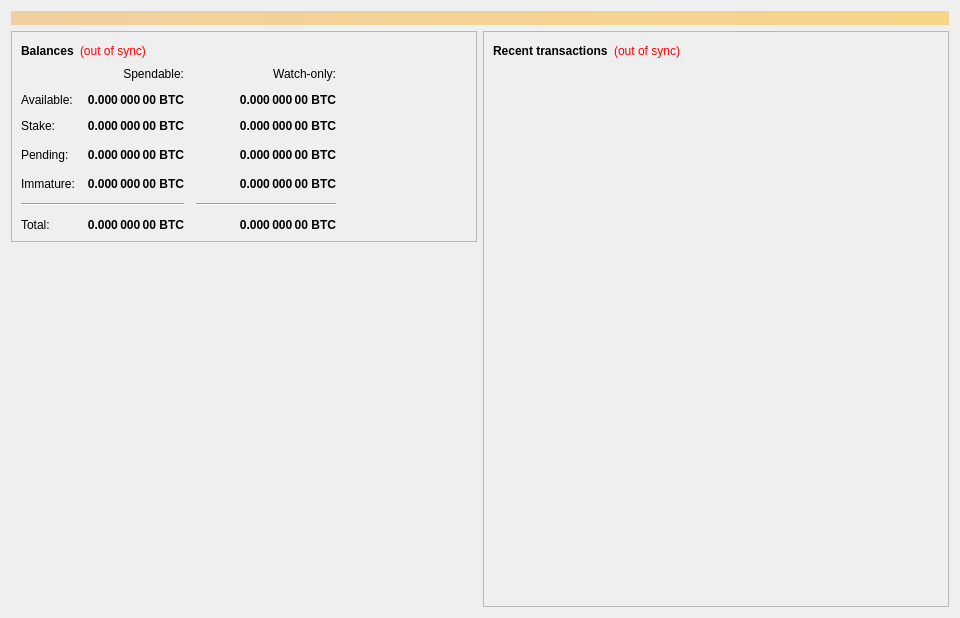
<?xml version="1.0" encoding="UTF-8"?>
<ui version="4.0">
 <class>OverviewPage</class>
 <widget class="QWidget" name="OverviewPage">
  <property name="geometry">
   <rect>
    <x>0</x>
    <y>0</y>
    <width>960</width>
    <height>618</height>
   </rect>
  </property>
  <property name="minimumSize">
   <size>
    <width>960</width>
    <height>0</height>
   </size>
  </property>
  <property name="windowTitle">
   <string>Form</string>
  </property>
  <layout class="QVBoxLayout" name="topLayout">
   <item>
    <widget class="QLabel" name="labelAlerts">
     <property name="visible">
      <bool>false</bool>
     </property>
     <property name="styleSheet">
      <string notr="true">background-color: qlineargradient(x1: 0, y1: 0, x2: 1, y2: 0, stop:0 #F0D0A0, stop:1 #F8D488); color:#000000;</string>
     </property>
     <property name="wordWrap">
      <bool>true</bool>
     </property>
     <property name="margin">
      <number>3</number>
     </property>
    </widget>
   </item>
   <item>
    <layout class="QHBoxLayout" name="horizontalLayout" stretch="1,1">
     <item>
      <layout class="QVBoxLayout" name="verticalLayout_2">
       <item>
        <widget class="QFrame" name="frame">
         <property name="frameShape">
          <enum>QFrame::StyledPanel</enum>
         </property>
         <property name="frameShadow">
          <enum>QFrame::Raised</enum>
         </property>
         <layout class="QVBoxLayout" name="verticalLayout_4">
          <item>
           <layout class="QHBoxLayout" name="horizontalLayout_4">
            <item>
             <widget class="QLabel" name="label_5">
              <property name="font">
               <font>
                <weight>75</weight>
                <bold>true</bold>
               </font>
              </property>
              <property name="text">
               <string>Balances</string>
              </property>
             </widget>
            </item>
            <item>
             <widget class="QLabel" name="labelWalletStatus">
              <property name="cursor">
               <cursorShape>WhatsThisCursor</cursorShape>
              </property>
              <property name="toolTip">
               <string>The displayed information may be out of date. Your wallet automatically synchronizes with the PushCurrency network after a connection is established, but this process has not completed yet.</string>
              </property>
              <property name="styleSheet">
               <string notr="true">QLabel { color: red; }</string>
              </property>
              <property name="text">
               <string notr="true">(out of sync)</string>
              </property>
              <property name="alignment">
               <set>Qt::AlignLeading|Qt::AlignLeft|Qt::AlignVCenter</set>
              </property>
             </widget>
            </item>
            <item>
             <spacer name="horizontalSpacer_3">
              <property name="orientation">
               <enum>Qt::Horizontal</enum>
              </property>
              <property name="sizeHint" stdset="0">
               <size>
                <width>40</width>
                <height>20</height>
               </size>
              </property>
             </spacer>
            </item>
           </layout>
          </item>
          <item>
           <layout class="QGridLayout" name="gridLayout">
            <property name="spacing">
             <number>12</number>
            </property>
            <item row="6" column="1">
             <widget class="QLabel" name="labelTotal">
              <property name="font">
               <font>
                <weight>75</weight>
                <bold>true</bold>
               </font>
              </property>
              <property name="cursor">
               <cursorShape>IBeamCursor</cursorShape>
              </property>
              <property name="toolTip">
               <string>Your current total balance</string>
              </property>
              <property name="text">
               <string notr="true">0.000 000 00 BTC</string>
              </property>
              <property name="alignment">
               <set>Qt::AlignRight|Qt::AlignTrailing|Qt::AlignVCenter</set>
              </property>
              <property name="textInteractionFlags">
               <set>Qt::LinksAccessibleByMouse|Qt::TextSelectableByKeyboard|Qt::TextSelectableByMouse</set>
              </property>
             </widget>
            </item>
            <item row="3" column="0">
             <widget class="QLabel" name="labelPendingText">
              <property name="text">
               <string>Pending:</string>
              </property>
             </widget>
            </item>
            <item row="0" column="2">
             <widget class="QLabel" name="labelWatchonly">
              <property name="text">
               <string>Watch-only:</string>
              </property>
              <property name="alignment">
               <set>Qt::AlignRight|Qt::AlignTrailing|Qt::AlignVCenter</set>
              </property>
             </widget>
            </item>
            <item row="3" column="2">
             <widget class="QLabel" name="labelWatchPending">
              <property name="font">
               <font>
                <weight>75</weight>
                <bold>true</bold>
               </font>
              </property>
              <property name="cursor">
               <cursorShape>IBeamCursor</cursorShape>
              </property>
              <property name="toolTip">
               <string>Unconfirmed transactions to watch-only addresses</string>
              </property>
              <property name="text">
               <string notr="true">0.000 000 00 BTC</string>
              </property>
              <property name="alignment">
               <set>Qt::AlignRight|Qt::AlignTrailing|Qt::AlignVCenter</set>
              </property>
              <property name="textInteractionFlags">
               <set>Qt::LinksAccessibleByMouse|Qt::TextSelectableByKeyboard|Qt::TextSelectableByMouse</set>
              </property>
             </widget>
            </item>
            <item row="4" column="2">
             <widget class="QLabel" name="labelWatchImmature">
              <property name="font">
               <font>
                <weight>75</weight>
                <bold>true</bold>
               </font>
              </property>
              <property name="cursor">
               <cursorShape>IBeamCursor</cursorShape>
              </property>
              <property name="toolTip">
               <string>Mined balance in watch-only addresses that has not yet matured</string>
              </property>
              <property name="text">
               <string notr="true">0.000 000 00 BTC</string>
              </property>
              <property name="alignment">
               <set>Qt::AlignRight|Qt::AlignTrailing|Qt::AlignVCenter</set>
              </property>
              <property name="textInteractionFlags">
               <set>Qt::LinksAccessibleByMouse|Qt::TextSelectableByKeyboard|Qt::TextSelectableByMouse</set>
              </property>
             </widget>
            </item>
            <item row="3" column="3">
             <spacer name="horizontalSpacer_2">
              <property name="orientation">
               <enum>Qt::Horizontal</enum>
              </property>
              <property name="sizeHint" stdset="0">
               <size>
                <width>40</width>
                <height>20</height>
               </size>
              </property>
             </spacer>
            </item>
            <item row="5" column="2">
             <widget class="Line" name="lineWatchBalance">
              <property name="sizePolicy">
               <sizepolicy hsizetype="Preferred" vsizetype="Fixed">
                <horstretch>0</horstretch>
                <verstretch>0</verstretch>
               </sizepolicy>
              </property>
              <property name="minimumSize">
               <size>
                <width>140</width>
                <height>0</height>
               </size>
              </property>
              <property name="orientation">
               <enum>Qt::Horizontal</enum>
              </property>
             </widget>
            </item>
            <item row="4" column="0">
             <widget class="QLabel" name="labelImmatureText">
              <property name="text">
               <string>Immature:</string>
              </property>
             </widget>
            </item>
            <item row="6" column="2">
             <widget class="QLabel" name="labelWatchTotal">
              <property name="font">
               <font>
                <weight>75</weight>
                <bold>true</bold>
               </font>
              </property>
              <property name="cursor">
               <cursorShape>IBeamCursor</cursorShape>
              </property>
              <property name="toolTip">
               <string>Current total balance in watch-only addresses</string>
              </property>
              <property name="text">
               <string notr="true">0.000 000 00 BTC</string>
              </property>
              <property name="alignment">
               <set>Qt::AlignRight|Qt::AlignTrailing|Qt::AlignVCenter</set>
              </property>
              <property name="textInteractionFlags">
               <set>Qt::LinksAccessibleByMouse|Qt::TextSelectableByKeyboard|Qt::TextSelectableByMouse</set>
              </property>
             </widget>
            </item>
            <item row="1" column="1">
             <widget class="QLabel" name="labelBalance">
              <property name="font">
               <font>
                <weight>75</weight>
                <bold>true</bold>
               </font>
              </property>
              <property name="cursor">
               <cursorShape>IBeamCursor</cursorShape>
              </property>
              <property name="toolTip">
               <string>Your current spendable balance</string>
              </property>
              <property name="text">
               <string notr="true">0.000 000 00 BTC</string>
              </property>
              <property name="alignment">
               <set>Qt::AlignRight|Qt::AlignTrailing|Qt::AlignVCenter</set>
              </property>
              <property name="textInteractionFlags">
               <set>Qt::LinksAccessibleByMouse|Qt::TextSelectableByKeyboard|Qt::TextSelectableByMouse</set>
              </property>
             </widget>
            </item>
            <item row="2" column="0">
             <widget class="QLabel" name="label_10">
              <property name="text">
               <string>Stake:</string>
              </property>
             </widget>
            </item>
            <item row="5" column="0" colspan="2">
             <widget class="Line" name="lineSpendableBalance">
              <property name="orientation">
               <enum>Qt::Horizontal</enum>
              </property>
             </widget>
            </item>
            <item row="2" column="2">
             <widget class="QLabel" name="labelWatchStake">
              <property name="font">
               <font>
                <weight>75</weight>
                <bold>true</bold>
               </font>
              </property>
              <property name="cursor">
               <cursorShape>IBeamCursor</cursorShape>
              </property>
              <property name="toolTip">
               <string>Total of coins that was staked in watch-only addresses, and do not yet count toward the current watch-only balance</string>
              </property>
              <property name="text">
               <string notr="true">0.000 000 00 BTC</string>
              </property>
              <property name="alignment">
               <set>Qt::AlignRight|Qt::AlignTrailing|Qt::AlignVCenter</set>
              </property>
              <property name="textInteractionFlags">
               <set>Qt::LinksAccessibleByMouse|Qt::TextSelectableByKeyboard|Qt::TextSelectableByMouse</set>
              </property>
             </widget>
            </item>
            <item row="1" column="0">
             <widget class="QLabel" name="labelBalanceText">
              <property name="text">
               <string>Available:</string>
              </property>
             </widget>
            </item>
            <item row="1" column="2">
             <widget class="QLabel" name="labelWatchAvailable">
              <property name="font">
               <font>
                <weight>75</weight>
                <bold>true</bold>
               </font>
              </property>
              <property name="cursor">
               <cursorShape>IBeamCursor</cursorShape>
              </property>
              <property name="toolTip">
               <string>Your current balance in watch-only addresses</string>
              </property>
              <property name="text">
               <string notr="true">0.000 000 00 BTC</string>
              </property>
              <property name="alignment">
               <set>Qt::AlignRight|Qt::AlignTrailing|Qt::AlignVCenter</set>
              </property>
              <property name="textInteractionFlags">
               <set>Qt::LinksAccessibleByMouse|Qt::TextSelectableByKeyboard|Qt::TextSelectableByMouse</set>
              </property>
             </widget>
            </item>
            <item row="0" column="1">
             <widget class="QLabel" name="labelSpendable">
              <property name="text">
               <string>Spendable:</string>
              </property>
              <property name="alignment">
               <set>Qt::AlignRight|Qt::AlignTrailing|Qt::AlignVCenter</set>
              </property>
             </widget>
            </item>
            <item row="2" column="1">
             <widget class="QLabel" name="labelStake">
              <property name="font">
               <font>
                <weight>75</weight>
                <bold>true</bold>
               </font>
              </property>
              <property name="cursor">
               <cursorShape>IBeamCursor</cursorShape>
              </property>
              <property name="toolTip">
               <string>Total of coins that was staked, and do not yet count toward the current balance</string>
              </property>
              <property name="text">
               <string notr="true">0.000 000 00 BTC</string>
              </property>
              <property name="alignment">
               <set>Qt::AlignRight|Qt::AlignTrailing|Qt::AlignVCenter</set>
              </property>
              <property name="textInteractionFlags">
               <set>Qt::LinksAccessibleByMouse|Qt::TextSelectableByKeyboard|Qt::TextSelectableByMouse</set>
              </property>
             </widget>
            </item>
            <item row="4" column="1">
             <widget class="QLabel" name="labelImmature">
              <property name="font">
               <font>
                <weight>75</weight>
                <bold>true</bold>
               </font>
              </property>
              <property name="cursor">
               <cursorShape>IBeamCursor</cursorShape>
              </property>
              <property name="toolTip">
               <string>Mined balance that has not yet matured</string>
              </property>
              <property name="text">
               <string notr="true">0.000 000 00 BTC</string>
              </property>
              <property name="alignment">
               <set>Qt::AlignRight|Qt::AlignTrailing|Qt::AlignVCenter</set>
              </property>
              <property name="textInteractionFlags">
               <set>Qt::LinksAccessibleByMouse|Qt::TextSelectableByKeyboard|Qt::TextSelectableByMouse</set>
              </property>
             </widget>
            </item>
            <item row="6" column="0">
             <widget class="QLabel" name="labelTotalText">
              <property name="text">
               <string>Total:</string>
              </property>
             </widget>
            </item>
            <item row="3" column="1">
             <widget class="QLabel" name="labelUnconfirmed">
              <property name="font">
               <font>
                <weight>75</weight>
                <bold>true</bold>
               </font>
              </property>
              <property name="cursor">
               <cursorShape>IBeamCursor</cursorShape>
              </property>
              <property name="toolTip">
               <string>Total of transactions that have yet to be confirmed, and do not yet count toward the spendable balance</string>
              </property>
              <property name="text">
               <string notr="true">0.000 000 00 BTC</string>
              </property>
              <property name="alignment">
               <set>Qt::AlignRight|Qt::AlignTrailing|Qt::AlignVCenter</set>
              </property>
              <property name="textInteractionFlags">
               <set>Qt::LinksAccessibleByMouse|Qt::TextSelectableByKeyboard|Qt::TextSelectableByMouse</set>
              </property>
             </widget>
            </item>
           </layout>
          </item>
         </layout>
        </widget>
       </item>
       <item>
        <layout class="QVBoxLayout" name="verticalLayout_5">
         <item>
          <spacer name="verticalSpacer">
           <property name="orientation">
            <enum>Qt::Vertical</enum>
           </property>
           <property name="sizeHint" stdset="0">
            <size>
             <width>20</width>
             <height>40</height>
            </size>
           </property>
          </spacer>
         </item>
         <item>
          <widget class="QLabel" name="label">
           <property name="text">
            <string/>
           </property>
           <property name="pixmap">
            <pixmap>../res/images/header2.png</pixmap>
           </property>
           <property name="scaledContents">
            <bool>false</bool>
           </property>
           <property name="alignment">
            <set>Qt::AlignCenter</set>
           </property>
          </widget>
         </item>
         <item>
          <spacer name="verticalSpacer_2">
           <property name="orientation">
            <enum>Qt::Vertical</enum>
           </property>
           <property name="sizeHint" stdset="0">
            <size>
             <width>20</width>
             <height>40</height>
            </size>
           </property>
          </spacer>
         </item>
        </layout>
       </item>
      </layout>
     </item>
     <item>
      <layout class="QVBoxLayout" name="verticalLayout_3">
       <item>
        <widget class="QFrame" name="frame_2">
         <property name="frameShape">
          <enum>QFrame::StyledPanel</enum>
         </property>
         <property name="frameShadow">
          <enum>QFrame::Raised</enum>
         </property>
         <layout class="QVBoxLayout" name="verticalLayout">
          <item>
           <layout class="QHBoxLayout" name="horizontalLayout_2">
            <item>
             <widget class="QLabel" name="label_4">
              <property name="font">
               <font>
                <weight>75</weight>
                <bold>true</bold>
               </font>
              </property>
              <property name="text">
               <string>Recent transactions</string>
              </property>
             </widget>
            </item>
            <item>
             <widget class="QLabel" name="labelTransactionsStatus">
              <property name="cursor">
               <cursorShape>WhatsThisCursor</cursorShape>
              </property>
              <property name="toolTip">
               <string>The displayed information may be out of date. Your wallet automatically synchronizes with the PushCurrency network after a connection is established, but this process has not completed yet.</string>
              </property>
              <property name="styleSheet">
               <string notr="true">QLabel { color: red; }</string>
              </property>
              <property name="text">
               <string notr="true">(out of sync)</string>
              </property>
              <property name="alignment">
               <set>Qt::AlignRight|Qt::AlignTrailing|Qt::AlignVCenter</set>
              </property>
             </widget>
            </item>
            <item>
             <spacer name="horizontalSpacer">
              <property name="orientation">
               <enum>Qt::Horizontal</enum>
              </property>
              <property name="sizeHint" stdset="0">
               <size>
                <width>40</width>
                <height>20</height>
               </size>
              </property>
             </spacer>
            </item>
           </layout>
          </item>
          <item>
           <widget class="QListView" name="listTransactions">
            <property name="styleSheet">
             <string notr="true">QListView { background: transparent; }</string>
            </property>
            <property name="frameShape">
             <enum>QFrame::NoFrame</enum>
            </property>
            <property name="verticalScrollBarPolicy">
             <enum>Qt::ScrollBarAlwaysOff</enum>
            </property>
            <property name="horizontalScrollBarPolicy">
             <enum>Qt::ScrollBarAlwaysOff</enum>
            </property>
            <property name="selectionMode">
             <enum>QAbstractItemView::NoSelection</enum>
            </property>
           </widget>
          </item>
         </layout>
        </widget>
       </item>
      </layout>
     </item>
    </layout>
   </item>
  </layout>
 </widget>
 <resources/>
 <connections/>
</ui>
